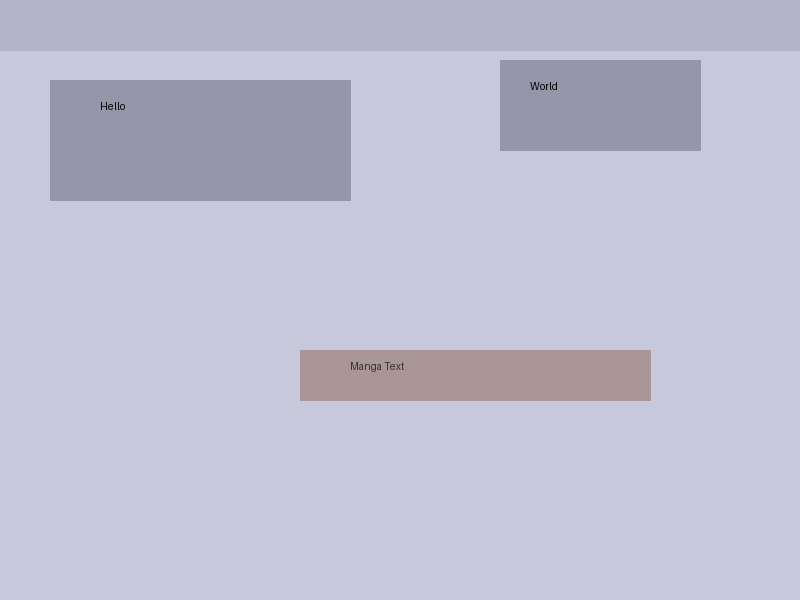
#> input picture testdata/test_page.png, 800 x 600 px
$ python -i preprocess.py   (imports and definitions only)
#> lines starting #> are read from the running program, lines starting #| are printed output that depends on the picture; after the words box and inside, x2 and y2 are one past the last pixel; in counts of white or black regions, pixels touching at a corner belong together
#> further down, picture is the input picture: shape (600, 800, 3); mean B, G, R 209.9, 190.7, 191.4
"""PP-OCRv6 preprocessing — PaddleX RecResizeImg mirror + line splitting."""
from __future__ import annotations

import math

import numpy as np

from .config import MAX_IMG_W, REC_IMAGE_SHAPE


def to_bgr(crop) -> np.ndarray:
    """PIL RGB crop -> BGR ndarray (the model was trained on BGR)."""
    return np.asarray(crop)[:, :, ::-1]


def _looks_vertical(img: np.ndarray) -> bool:
    """True if the crop is laid out as vertical columns.

    The plain h > w heuristic misfires on tall multi-line horizontal
    bubbles (e.g. a 241x407 crop of 10 stacked lines): it rotates 90°
    CCW and the recognizer hallucinates garbage. Real vertical text has
    narrow single-character columns, so each row band (one glyph) covers
    only a small fraction of the crop width. Multi-line horizontal text
    has full words per row band — much higher coverage.
    """
    h, w = img.shape[:2]
#> h = 600; w = 800
    if h <= w:
        return False  # wide crop -> horizontal
    import cv2

    gray = cv2.cvtColor(img, cv2.COLOR_BGR2GRAY)
    _, bin_ = cv2.threshold(
        gray, 0, 255, cv2.THRESH_BINARY_INV + cv2.THRESH_OTSU
    )
    ink = bin_ > 0
    rows = ink.any(axis=1)

    # Per row band, measure the fraction of columns the band's ink spans
    # (union of touched columns over all rows in the band).
    covs: list[float] = []
    run = 0
    band = np.zeros(w, dtype=bool)
    for i, v in enumerate(rows):
        if v:
            band |= ink[i]
            run += 1
        else:
            if run >= 3:
                covs.append(float(band.mean()))
            band[:] = False
            run = 0
    if run >= 3:
        covs.append(float(band.mean()))

    # Multi-line horizontal text: several row bands, each spanning most of
    # the crop width (0.65 vs 0.35 measured on real vs vertical samples).
    if len(covs) >= 2 and np.mean(covs) >= 0.5:
        return False
    return True


def split_lines(img: np.ndarray) -> tuple[list[np.ndarray], bool]:
    """Split a bubble crop into line-level crops for recognition.

    PP-OCRv6 is line-level; a whole bubble (multi-line/column) fails.
    Vertical crops are rotated 90° CCW (columns read right-to-left, so
    the rightmost column lands on top). Lines are found by grouping
    character boxes that overlap in y — robust to columns only ~1px
    apart, where projection-based banding fails.

    Returns (lines, vertical): line crops in reading order and whether
    the bubble was vertical. Callers join vertical columns without
    newline (one logical line), horizontal lines with "\n".
    """
    import cv2

    vertical = _looks_vertical(img)
#> vertical = False
    if vertical:
        img = np.rot90(img)  # CCW
    h, w = img.shape[:2]
#> h = 600; w = 800

    gray = cv2.cvtColor(img, cv2.COLOR_BGR2GRAY)
    _, bin_ = cv2.threshold(
        gray, 0, 255, cv2.THRESH_BINARY_INV + cv2.THRESH_OTSU
    )
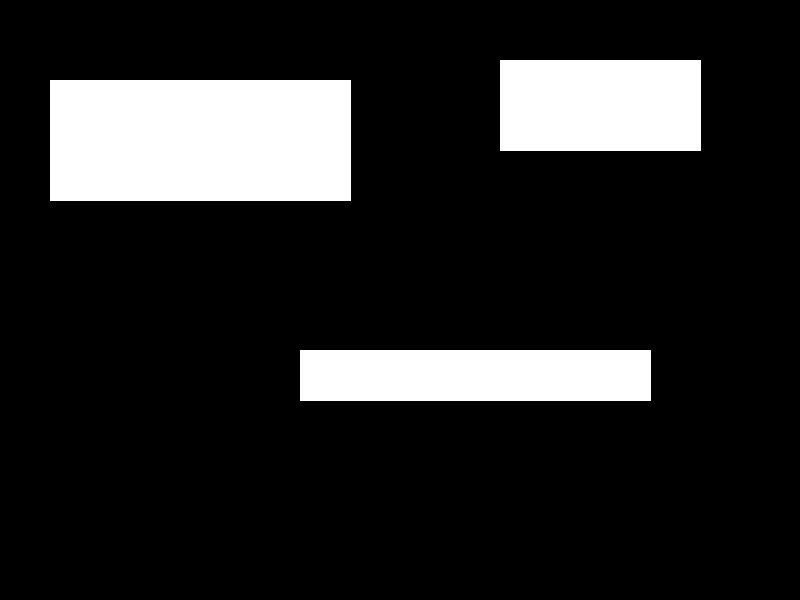
#> bin_: shape (600, 800); 15.1% white; 3 white regions
    contours, _ = cv2.findContours(
        bin_, cv2.RETR_EXTERNAL, cv2.CHAIN_APPROX_SIMPLE
    )
#> contours = 3 contours; box (x1, y1, x2, y2) and area: (50, 80, 351, 201) 36000, (500, 60, 701, 151) 18000, (300, 350, 651, 401) 17500

    min_area = max(9, (w * h) * 0.0002)
#> min_area = 96
    boxes: list[tuple[int, int, int, int]] = []
    for cnt in contours:
        x, y, bw, bh = cv2.boundingRect(cnt)
        if bw < 6 or bh < 6 or bw * bh < min_area:
            continue
        boxes.append((x, y, x + bw, y + bh))
#> this loop made 3 passes
#> (cnt, x, y, bw, bh) on passes 1 to 3: ([[300, 350], [300, 400], [650, 400], [650, 350]], 300, 350, 351, 51), ([[50, 80], [50, 200], [350, 200], [350, 80]], 50, 80, 301, 121), ([[500, 60], [500, 150], [700, 150], [700, 60]], 500, 60, 201, 91)
#> after the loop, boxes = [(300, 350, 651, 401), (50, 80, 351, 201), (500, 60, 701, 151)]

    # Join a box to a group when >=60% of its height overlaps the group;
    # plain any-overlap chains separate lines via thin crossings.
    boxes.sort(key=lambda b: b[1])
    groups: list[list[tuple[int, int, int, int]]] = []
    for b in boxes:
        for g in groups:
            g_y0 = min(bx[1] for bx in g)
            g_y1 = max(bx[3] for bx in g)
            overlap = min(b[3], g_y1) - max(b[1], g_y0)
            if overlap / (b[3] - b[1]) >= 0.6:
                g.append(b)
                break
        else:
            groups.append([b])
#> this loop made 3 passes
#> after the loop, g = [(50, 80, 351, 201)]; groups = [[(500, 60, 701, 151)], [(50, 80, 351, 201)], [(300, 350, 651, 401)]]

    lines: list[np.ndarray] = []
    for g in sorted(groups, key=lambda g: min(b[1] for b in g)):
        x0 = max(0, min(b[0] for b in g) - 4)
        x1 = min(w, max(b[2] for b in g) + 4)
        y0 = max(0, min(b[1] for b in g) - 4)
        y1 = min(h, max(b[3] for b in g) + 4)
        lines.append(img[y0:y1, x0:x1])
#> this loop made 3 passes
#> (g, x0, x1, y0, y1) on passes 1 to 3: ([(500, 60, 701, 151)], 496, 705, 56, 155), ([(50, 80, 351, 201)], 46, 355, 76, 205), ([(300, 350, 651, 401)], 296, 655, 346, 405)
#> after the loop, lines = 3 items
    return (lines or [img]), vertical


def preprocess(img: np.ndarray) -> np.ndarray:
    """Mirror PaddleX RecResizeImg -> [3, 48, W] float32 in [-1, 1].

    Vertical crops (h > w) are rotated 90° CCW first: the model is
    horizontal-only, and CCW rotation maps Japanese vertical reading
    order (columns right-to-left, chars top-to-bottom) to LTR.
    """
    import cv2

    img_c, img_h, base_img_w = REC_IMAGE_SHAPE
    h, w = img.shape[:2]
    if h > w:
        img = np.rot90(img)  # CCW
        h, w = w, h
    max_wh_ratio = max(base_img_w / img_h, w / h)
    img_w = int(img_h * max_wh_ratio)
    if img_w > MAX_IMG_W:
        img_w = MAX_IMG_W
        resized_w = MAX_IMG_W
    else:
        ratio = w / float(h)
        if math.ceil(img_h * ratio) > img_w:
            resized_w = img_w
        else:
            resized_w = int(math.ceil(img_h * ratio))
    resized = cv2.resize(img, (resized_w, img_h))
    resized = resized.astype("float32").transpose((2, 0, 1)) / 255
    resized -= 0.5
    resized /= 0.5
    out = np.zeros((img_c, img_h, img_w), dtype=np.float32)
    out[:, :, :resized_w] = resized
    return out

>>> import cv2
>>> picture = cv2.imread('../../../../testdata/test_page.png')
>>> result = split_lines(picture)
